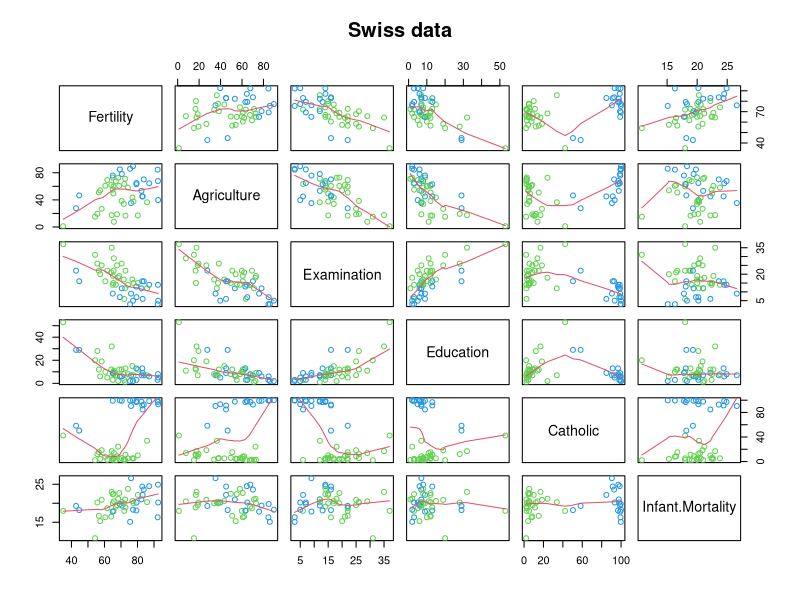
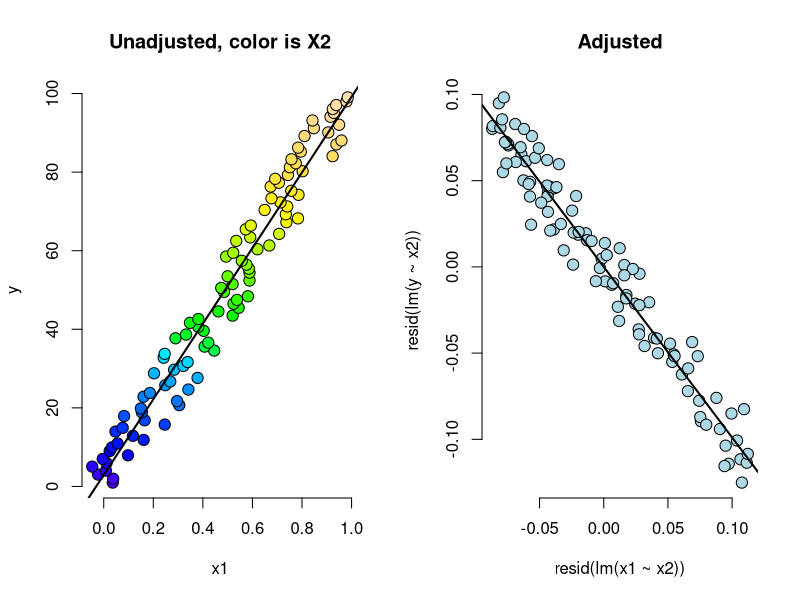
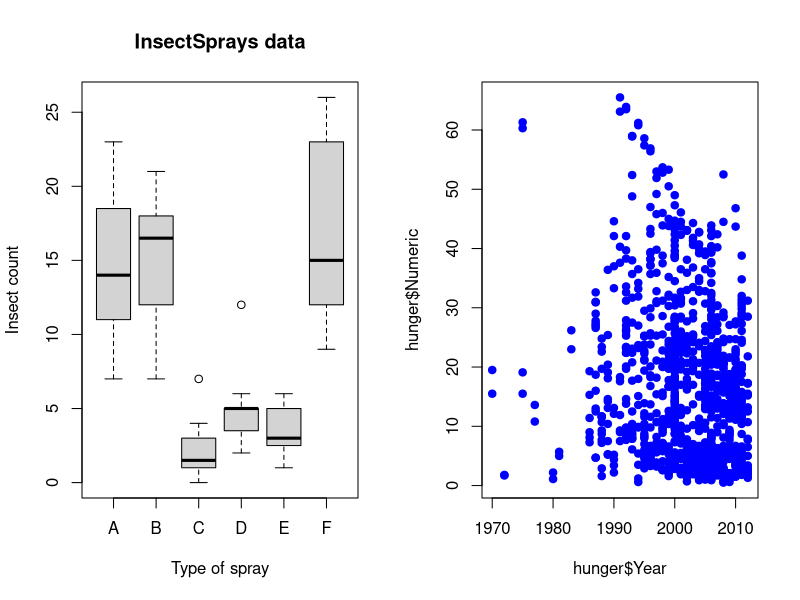
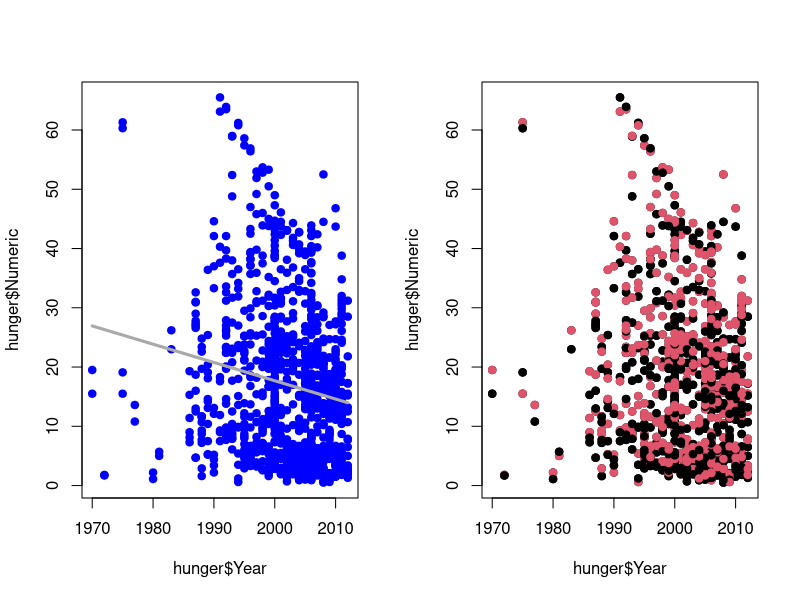
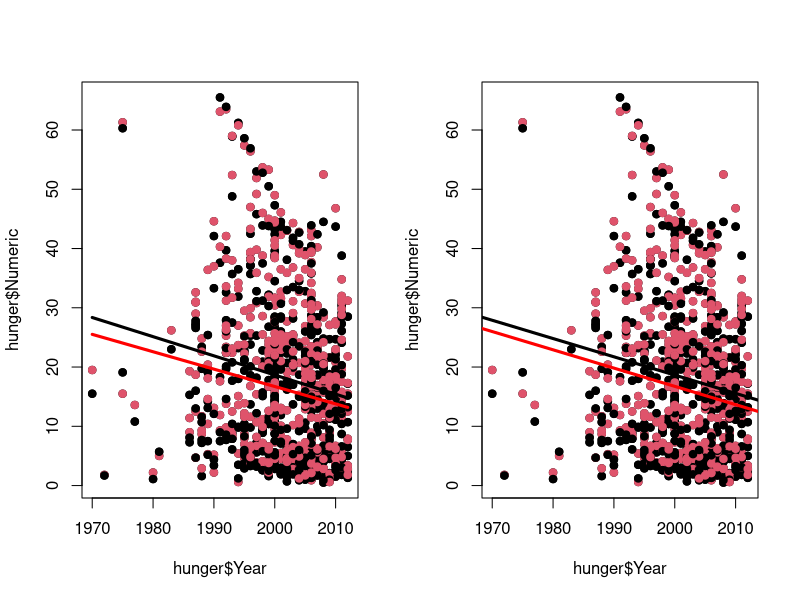
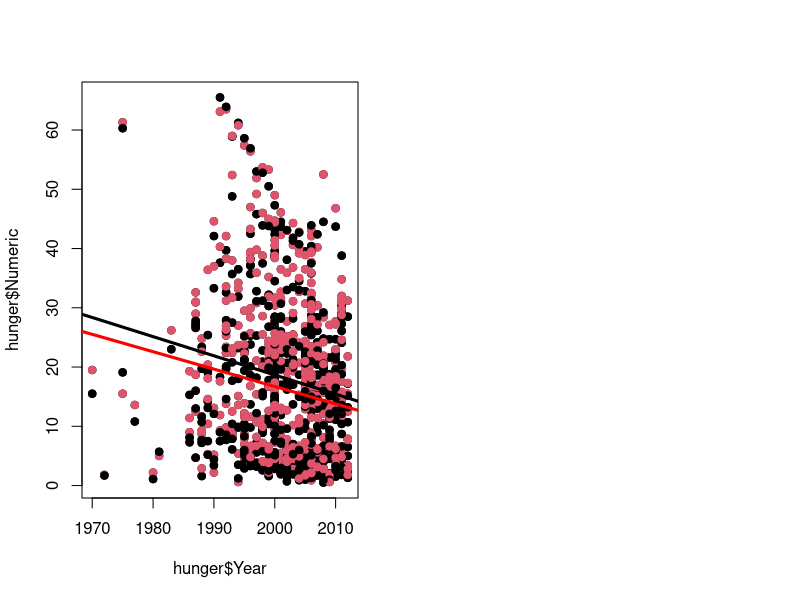

Source code (R) for these figures, in order:
## ---- chunk 1
# Must explicitly include knitr or the chunks will fail, at least in Linux
library(knitr)
# make this an external chunk that can be included in any file
options(width = 100)
opts_chunk$set(message = F, error = F, warning = F, comment = NA, fig.align = 'center', dpi = 100, tidy = F, cache.path = '.cache/', fig.path = 'fig/')

options(xtable.type = 'html')
knit_hooks$set(inline = function(x) {
  if(is.numeric(x)) {
    round(x, getOption('digits'))
  } else {
    paste(as.character(x), collapse = ', ')
  }
})
knit_hooks$set(plot = knitr:::hook_plot_html)
runif(1)
## ---- chunk 2
library(datasets); data(swiss); require(stats); require(graphics)
pairs(swiss, panel = panel.smooth, main = "Swiss data", col = 3 + (swiss$Catholic > 50))
## ---- chunk 3
summary(lm(Fertility ~ . , data = swiss))$coefficients
## ---- chunk 4
summary(lm(Fertility ~ Agriculture, data = swiss))$coefficients
## ---- chunk 5
n <- 100; x2 <- 1 : n; x1 <- .01 * x2 + runif(n, -.1, .1); y = -x1 + x2 + rnorm(n, sd = .01)
summary(lm(y ~ x1))$coef
summary(lm(y ~ x1 + x2))$coef
## ---- chunk 6
par(mfrow = c(1, 2))
plot(x1, y, pch=21,col="black",bg=topo.colors(n)[x2], frame = FALSE, cex = 1.5)
title('Unadjusted, color is X2')
abline(lm(y ~ x1), lwd = 2)
plot(resid(lm(x1 ~ x2)), resid(lm(y ~ x2)), pch = 21, col = "black", bg = "lightblue", frame = FALSE, cex = 1.5)
title('Adjusted')
abline(0, coef(lm(y ~ x1 + x2))[2], lwd = 2)
## ---- chunk 7
z <- swiss$Agriculture + swiss$Education
lm(Fertility ~ . + z, data = swiss)
## ---- chunk 8
require(datasets);data(InsectSprays)
require(stats); require(graphics)
boxplot(count ~ spray, data = InsectSprays,
        xlab = "Type of spray", ylab = "Insect count",
        main = "InsectSprays data", varwidth = TRUE, col = "lightgray")
## ---- chunk 9
summary(lm(count ~ spray, data = InsectSprays))$coef
## ---- chunk 10
summary(lm(count ~ 
             I(1 * (spray == 'B')) + I(1 * (spray == 'C')) + 
             I(1 * (spray == 'D')) + I(1 * (spray == 'E')) +
             I(1 * (spray == 'F'))
           , data = InsectSprays))$coef
## ---- chunk 11
lm(count ~ 
   I(1 * (spray == 'B')) + I(1 * (spray == 'C')) +  
   I(1 * (spray == 'D')) + I(1 * (spray == 'E')) +
   I(1 * (spray == 'F')) + I(1 * (spray == 'A')), data = InsectSprays)
## ---- chunk 12
summary(lm(count ~ spray - 1, data = InsectSprays))$coef
unique(ave(InsectSprays$count, InsectSprays$spray))
## ---- chunk 13
spray2 <- relevel(InsectSprays$spray, "C")
summary(lm(count ~ spray2, data = InsectSprays))$coef
## ---- chunk 14
fit <- lm(count ~ spray, data = InsectSprays) #A is ref
bbmbc <- coef(fit)[2] - coef(fit)[3] #B - C
temp <- summary(fit) 
se <- temp$sigma * sqrt(temp$cov.unscaled[2, 2] + temp$cov.unscaled[3,3] - 2 *temp$cov.unscaled[2,3])
t <- (bbmbc) / se
p <- pt(-abs(t), df = fit$df)
out <- c(bbmbc, se, t, p)
names(out) <- c("B - C", "SE", "T", "P")
round(out, 3)
## ---- chunk 15
#download.file("http://apps.who.int/gho/athena/data/GHO/WHOSIS_000008.csv?profile=text&filter=COUNTRY:*;SEX:*","hunger.csv",method="curl")
hunger <- read.csv("hunger.csv")
hunger <- hunger[hunger$Sex!="Both sexes",]
head(hunger)
## ---- chunk 16
lm1 <- lm(hunger$Numeric ~ hunger$Year)
plot(hunger$Year,hunger$Numeric,pch=19,col="blue")
## ---- chunk 17
lm1 <- lm(hunger$Numeric ~ hunger$Year)
plot(hunger$Year,hunger$Numeric,pch=19,col="blue")
lines(hunger$Year,lm1$fitted,lwd=3,col="darkgrey")
## ---- chunk 18
plot(hunger$Year,hunger$Numeric,pch=19)
points(hunger$Year,hunger$Numeric,pch=19,col=((hunger$Sex=="Male")*1+1))
## ---- chunk 19
lmM <- lm(hunger$Numeric[hunger$Sex=="Male"] ~ hunger$Year[hunger$Sex=="Male"])
lmF <- lm(hunger$Numeric[hunger$Sex=="Female"] ~ hunger$Year[hunger$Sex=="Female"])
plot(hunger$Year,hunger$Numeric,pch=19)
points(hunger$Year,hunger$Numeric,pch=19,col=((hunger$Sex=="Male")*1+1))
lines(hunger$Year[hunger$Sex=="Male"],lmM$fitted,col="black",lwd=3)
lines(hunger$Year[hunger$Sex=="Female"],lmF$fitted,col="red",lwd=3)
## ---- chunk 20
lmBoth <- lm(hunger$Numeric ~ hunger$Year + hunger$Sex)
plot(hunger$Year,hunger$Numeric,pch=19)
points(hunger$Year,hunger$Numeric,pch=19,col=((hunger$Sex=="Male")*1+1))
abline(c(lmBoth$coeff[1],lmBoth$coeff[2]),col="red",lwd=3)
abline(c(lmBoth$coeff[1] + lmBoth$coeff[3],lmBoth$coeff[2] ),col="black",lwd=3)
## ---- chunk 21
lmBoth <- lm(hunger$Numeric ~ hunger$Year + hunger$Sex + hunger$Sex*hunger$Year)
plot(hunger$Year,hunger$Numeric,pch=19)
points(hunger$Year,hunger$Numeric,pch=19,col=((hunger$Sex=="Male")*1+1))
abline(c(lmBoth$coeff[1],lmBoth$coeff[2]),col="red",lwd=3)
abline(c(lmBoth$coeff[1] + lmBoth$coeff[3],lmBoth$coeff[2] +lmBoth$coeff[4]),col="black",lwd=3)
## ---- chunk 22
summary(lmBoth)
